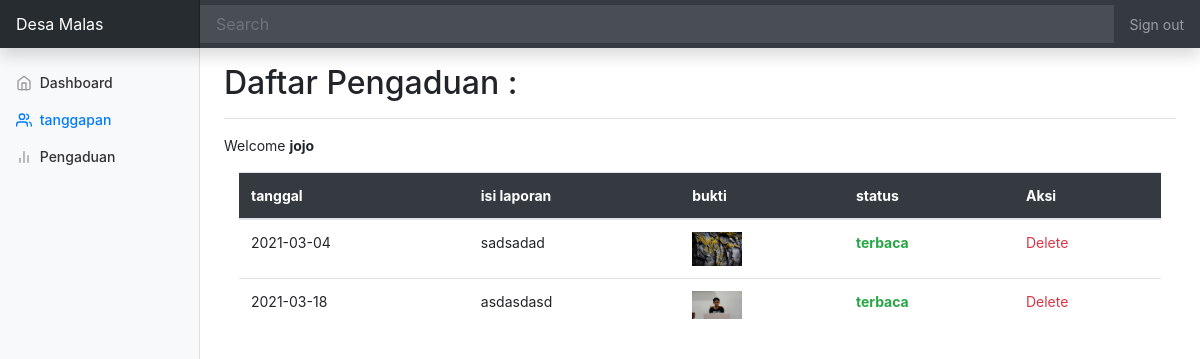
/view/masyarakat/tanggapan.php (signed in), run on an earlier commit of the app's database.
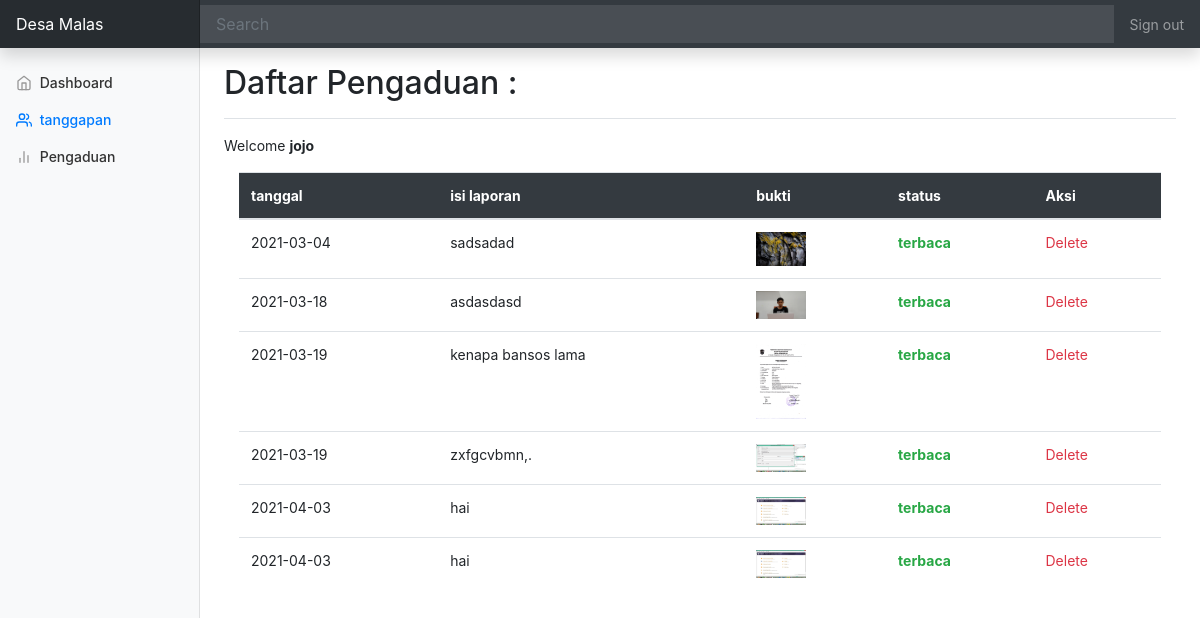
And on a later commit of the database.
### tables this page shows
CREATE TABLE `pengaduan` (
  `id_pengaduan` int(11) NOT NULL,
  `tgl_pengaduan` date DEFAULT NULL,
  `nik` char(16) DEFAULT NULL,
  `isi_laporan` text DEFAULT NULL,
  `foto` varchar(255) DEFAULT NULL,
  `status` enum('0','proses','selesai') DEFAULT NULL
);

### view/masyarakat/tanggapan.php (the view, shortened to what this page needs)
<?php
require '../../db.php';
 $name = $_SESSION['username'];
$sql = "SELECT * FROM pengaduan";
$execute = mysqli_query($conn,$sql);
$getdata = mysqli_fetch_All($execute,MYSQLI_ASSOC);
?>
<!doctype html>
<html lang="en">
  <head>
<link href="../../assets/dist/css/bootstrap.min.css" rel="stylesheet">
    <link href="../../assets/dist/css/dashboard.css" rel="stylesheet">
  </head>
  <body>
    <nav class="navbar navbar-dark sticky-top bg-dark flex-md-nowrap p-0 shadow">
  <a class="navbar-brand col-md-3 col-lg-2 mr-0 px-3" href="#">Desa Malas</a>
  <input class="form-control form-control-dark w-100" type="text" placeholder="Search" aria-label="Search">
  <ul class="navbar-nav px-3">
    <li class="nav-item text-nowrap">
      <a class="nav-link" href="../logout.php">Sign out</a>
    </li>
  </ul>
</nav>
<div class="container-fluid ">
  <div class="row">
    <nav id="sidebarMenu" class="col-md-3 col-lg-2 d-md-block bg-light sidebar collapse">
      <div class="sidebar-sticky pt-3">
        <ul class="nav flex-column">
          <li class="nav-item">
            <a class="nav-link " href="index.php">
              <span data-feather="home"></span>
              Dashboard <span class="sr-only">(current)</span>
            </a>
          </li>
          <li class="nav-item">
            <a class="nav-link active" href="tanggapan.php">
              <span data-feather="users"></span>
            tanggapan
            </a>
          </li>
          <li class="nav-item">
            <a class="nav-link" href="report.php">
              <span data-feather="bar-chart-2"></span>
              Pengaduan
            </a>
          </li>
        </ul>
      </div>
    </nav>
    <main role="main" class="col-md-9 ml-sm-auto col-lg-10 px-md-4">
      <div class="d-flex justify-content-between flex-wrap flex-md-nowrap align-items-center pt-3 pb-2 mb-3 border-bottom">
        <h1 class="h2">Daftar Pengaduan :</h1>
      </div>
      <p>Welcome <b><?php echo $name ;?></b></p>
      <div class="container col-md-12">
      <table class="table table-hover">
        <thead class="bg-dark text-white ">
            <tr>
              <th>tanggal</th>
              <th>isi laporan</th>
              <th>bukti</th>
              <th>status</th>
              <th>Aksi</th>
            </tr>
        </thead>
        <tbody >
          <?php foreach($getdata as $data) :
            $status = $data['status'];
            if($status == '0'){
              $status = 'terkirim';
            }else if($status == 'proses'){
              $status = 'terbaca';
            }else{
              $status = 'diterima';
            }
            ?>
          <tr>
            <td><?php echo $data['tgl_pengaduan'];?></td>
            <td><?php echo $data['isi_laporan'];?></td>
            <td><img src="../../img/<?php echo $data['foto'];?>"  width ="50px"alt=""></td>
            <td class="text-success "><b><?php echo $status ;?></b></td>
            <td><a href="" class="text-danger">Delete</a></td>
          </tr>
        <?php endforeach ;?>
        </tbody>
      </table>
    </div>
    </main>
  </div>
</div>
        <script src="../../assets/dist/js/dashboard.js"></script></body>
</html>

What changed in the data, as far as the page shows it:
added pengaduan: tgl_pengaduan "2021-03-19", isi_laporan "kenapa bansos lama", foto (picture), status "terbaca"
added pengaduan: tgl_pengaduan "2021-03-19", isi_laporan "zxfgcvbmn,.", foto (picture), status "terbaca"
added pengaduan: tgl_pengaduan "2021-04-03", isi_laporan "hai", foto (picture), status "terbaca"
added pengaduan: tgl_pengaduan "2021-04-03", isi_laporan "hai", foto (picture), status "terbaca"
